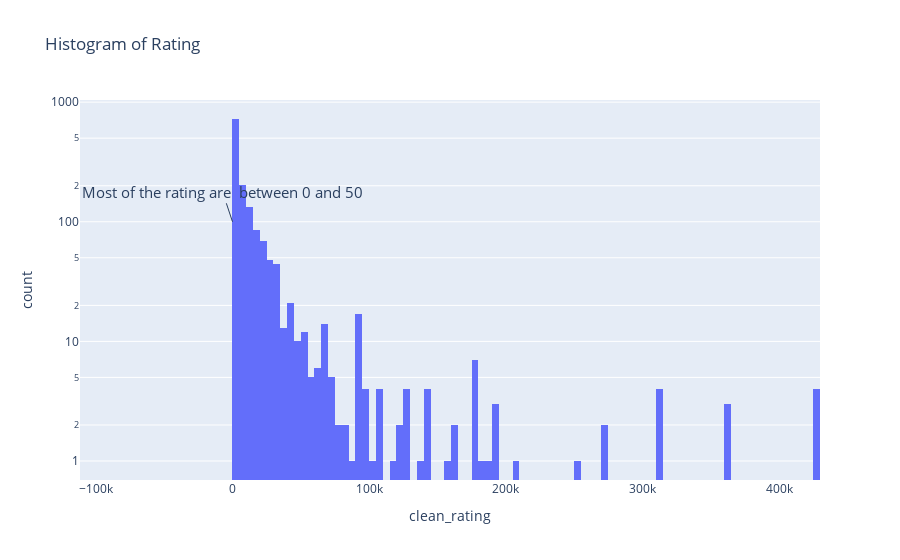

Source (notebook cell):
### Code cell
# histogram of clean_rating
df.sort_values(by='clean_rating', ascending=True, inplace=True)
fig2 = px.histogram(df, x='clean_rating',  log_y=True, title='Histogram of Rating')
conclusion = 'Most of the rating are  between 0 and 50'
fig2.add_annotation(x=50, y=2, text=conclusion, font_size=15)
fig2.show()

### Figure 1 — Plotly figure (JSON) as saved in the notebook; plotly's stock layout.template omitted (floating-point values rounded to 4 significant figures; data arrays with more than 128 entries replaced by an {"elided": "..."} marker saying what was removed)
{"data": [{"alignmentgroup": "True", "bingroup": "x", "hovertemplate": "clean_rating=%{x}<br>count=%{y}<extra></extra>", "legendgroup": "", "marker": {"color": "#636efa", "pattern": {"shape": ""}}, "name": "", "offsetgroup": "", "orientation": "v", "showlegend": false, "type": "histogram", "x": {"elided": "1465 int values"}, "xaxis": "x", "yaxis": "y"}], "layout": {"annotations": [{"font": {"size": 15}, "text": "Most of the rating are  between 0 and 50", "x": 50, "y": 2}], "barmode": "relative", "legend": {"tracegroupgap": 0}, "title": {"text": "Histogram of Rating"}, "xaxis": {"anchor": "y", "domain": [0, 1], "title": {"text": "clean_rating"}}, "yaxis": {"anchor": "x", "domain": [0, 1], "title": {"text": "count"}, "type": "log"}}}
